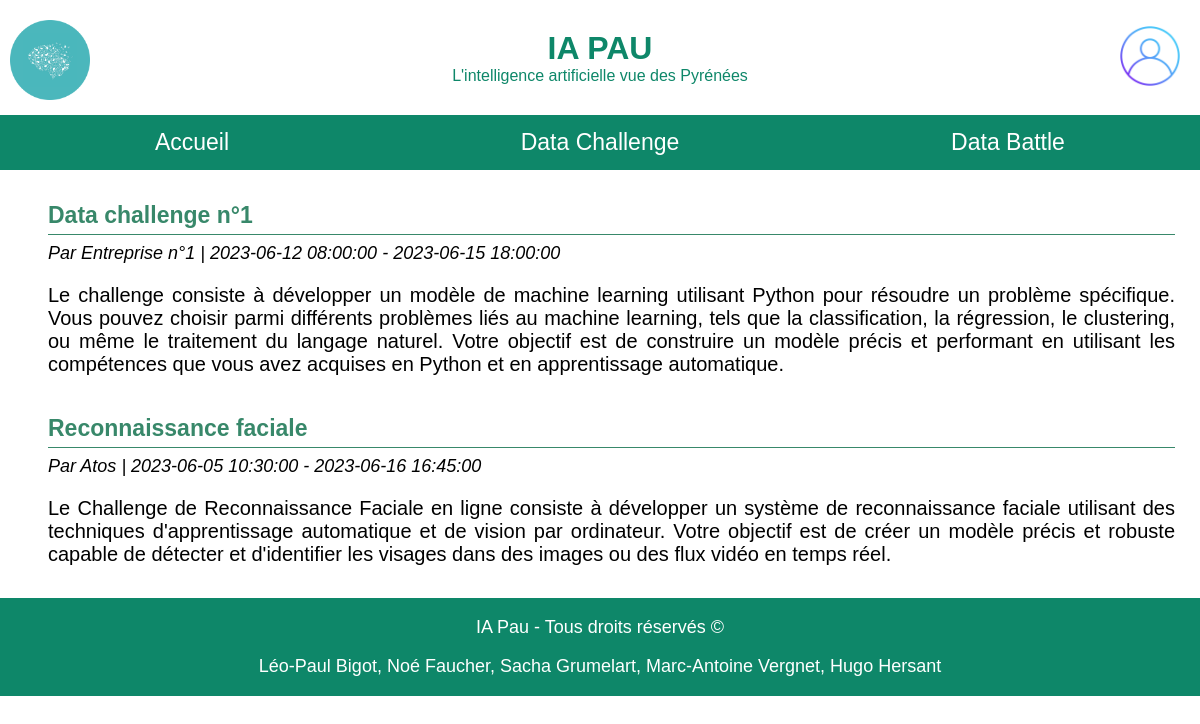
Screenshot of /php/dataEvent/liste-data-events.php?typeDataEvent=challenge with the database file from the repository.
### tables this page shows
create table DataEvent (
    idDataEvent INTEGER primary key unique not null auto_increment, 
    typeDataEvent ENUM('DataChallenge','DataBattle'),
    dateDebut DATETIME,
    dateFin DATETIME,
    dateCreation DATETIME,
    descript TEXT,
    entreprise VARCHAR(100),
    titre VARCHAR(100),
    donnees TEXT,
    consignes TEXT,
    conseils TEXT,
    idGestionnaire INTEGER,
    foreign key fk_Gestionnaire(idGestionnaire) references Utilisateur(idUtilisateur) on delete cascade
);

### php/bdd.php (called while the page is built, shortened)
<?php
function getAllFromRequest($mysqlClient,$request) {
    try {
        $statement = $mysqlClient->prepare($request);
        $statement->execute();
        $tableau = $statement->fetchAll();
        return $tableau;
    }
    catch(Exception $e) {
        die('Erreur : ' . $e->getMessage());
    }
}
?>

### php/dataEvent/liste-data-events.php (the view, shortened to what this page needs)
<?php
    include("../bdd.php");
?>
<!DOCTYPE HTML>
<html>
    <head>
        <link rel="stylesheet" type="text/css" href="/css/general-data-event.css" />
        <link rel="stylesheet" type="text/css" href="/css/header.css" />
        <link rel="stylesheet" type="text/css" href="/css/liste-data-events.css" />
    </head>
    <body>
        <?php
            include("../header.php");
            $conn = connexion($serveur, $bdd, $user, $pass);
            $requeteDataEvents = "SELECT * FROM DataEvent";
            $resultatDataEvents = getAllFromRequest($conn, $requeteDataEvents);
        ?>
        <main>
            <?php
                $conn = connexion($serveur, $bdd, $user, $pass);
                if ($_GET["typeDataEvent"] == "challenge") {
                    $requete = "SELECT * FROM DataEvent WHERE typeDataEvent='DataChallenge';";
                    $resultat = getAllFromRequest($conn, $requete);
                }
                else if ($_GET["typeDataEvent"] == "battle") {
                    $requete = "SELECT * FROM DataEvent WHERE typeDataEvent='DataBattle';";
                    $resultat = getAllFromRequest($conn, $requete);
                }
                echo "
                <div id='liste-events'>";
                foreach ($resultat as $dataEvent) {
                    echo "
                    <div class='event'>
                        <a href='data-event.php?idDataEvent=".$dataEvent["idDataEvent"]."'>
                            <div class='titre-event'>
                                <span>".$dataEvent["titre"]."</span>
                            </div>
                            <p class='infos-entreprise-dates'>Par ".$dataEvent["entreprise"]." | ".$dataEvent["dateDebut"]." - ".$dataEvent["dateFin"]."</p>
                            <p>".$dataEvent["descript"]."</p>
                        </a>
                    </div>";
                }
                echo "
                </div>";
            ?>
        </main>
        <?php
            include("../footer.php");
        ?>
    </body>
</html>

### php/header.php (shortened to what this page needs)
<head>
</head>
<header>
    <div class="banniere">
        <a href="/index.php">
            <img src="/img/iapau_round.png" id="logo"/>
        </a>
        <div class="text"></a>
            <h1>IA PAU</h1>
            <p>L'intelligence artificielle vue des Pyrénées</p>
        </div>
        <div id="profilHeader">
            <a href=<?php if ($_SESSION["estConnecte"]) {echo("/php/profil/profil.php");} else { echo("/php/connexion/connexion.php");}?>> <img id="Client" src="/img/Client.png" alt="Client"/> </a>
        </div>
    </div>
    <div class="menu-banniere">
        <a href="/index.php">Accueil</a>
        <a href="/php/dataEvent/liste-data-events.php?typeDataEvent=challenge">Data Challenge</a>
        <a href="/php/dataEvent/liste-data-events.php?typeDataEvent=battle">Data Battle</a>
    </div>
</header>

### php/footer.php
<footer>
    <link rel="stylesheet" type="text/css" href="/css/footer.css" />
    <p>IA Pau - Tous droits réservés ©</p>
    <p>Léo-Paul Bigot, Noé Faucher, Sacha Grumelart, Marc-Antoine Vergnet, Hugo Hersant</p>
</footer>

### css/general-data-event.css (style rules this page uses)
a { text-decoration: none; }
body { margin: 0px; padding: 0px; }
main { font-family: "Montserrat", sans-serif; margin: 25px; }

### css/header.css (style rules this page uses)
body { margin: 0; font-family: "montserrat", sans-serif; }
.banniere { background-color: white; display: flex; align-items: center; justify-content: center; text-align: center; paddING: 20px; }
.banniere p { color: #0E8769; text-align: center; margin-top: 0; margin-bottom: 10px; }
.menu-banniere a { color: white; font-size: 23px; padding: 14px 5%; min-width: 34%; text-decoration: none; transition: 0.4s ease; box-sizing: border-box; }
.menu-banniere { background-color: #0E8769; display: flex; align-items: center; justify-content: center; text-align: center; overflow: hidden; }
.banniere h1 { color: #0E8769; font-family: "montserrat", sans-serif; text-align: center; display: inline-block; margin-top: 10px; margin-bottom: 0; }
#profilHeader { position: absolute; display: flex; right: 10px; align-items: center; }
#Client { top: 30px; height: 60px; padding: 10px; }
#logo { position: absolute; top: 20px; left: 10px; height: 80px; }

### css/liste-data-events.css (style rules this page uses)
#liste-events a { text-decoration: none; color: black; transition: 0.3s ease; }
#liste-events .event { border-left: 3px solid rgba(255, 255, 255, 0); transition: 0.3s ease; }
#liste-events .event { padding-top: 7px; padding-bottom: 7px; margin-top: 10px; margin-bottom: 25px; padding-left: 20px; font-size: 20px; text-align: justify; }
#liste-events .event .titre-event { font-weight: bold; font-size: 20px; border-bottom: 1px solid rgb(56, 136, 106); padding-bottom: 5px; color: rgb(56, 136, 106); font-size: 23px; }
#liste-events .event p { margin-bottom: 0px; }
#liste-events .event .infos-entreprise-dates { font-style: italic; font-size: 18px; margin-top: 8px; }

### css/footer.css (style rules this page uses)
footer { font-family: "montserrat", sans-serif; padding: 1px 0px; background-color: #0E8769; width: 100%; text-align: center; font-size: 18px; color: white; margin: 0px; }

### rows the page displays
dataevent: titre "Data challenge n°1", entreprise "Entreprise n°1", dateDebut "2023-06-12 08:00:00", dateFin "2023-06-15 18:00:00", descript "Le challenge consiste à développer un modèle de machine learning utilisant Python pour résoudre un problème spécifique. Vous pouvez choisir parmi différents problèmes liés au machine learning, tels que la classification, la régression, le clustering, ou même le traitement du langage naturel. Votre objectif est de construire un modèle précis et performant en utilisant les compétences que vous avez acquises en Python et en apprentissage automatique."
dataevent: titre "Reconnaissance faciale", entreprise "Atos", dateDebut "2023-06-05 10:30:00", dateFin "2023-06-16 16:45:00", descript "Le Challenge de Reconnaissance Faciale en ligne consiste à développer un système de reconnaissance faciale utilisant des techniques d'apprentissage automatique et de vision par ordinateur. Votre objectif est de créer un modèle précis et robuste capable de détecter et d'identifier les visages dans des images ou des flux vidéo en temps réel."
